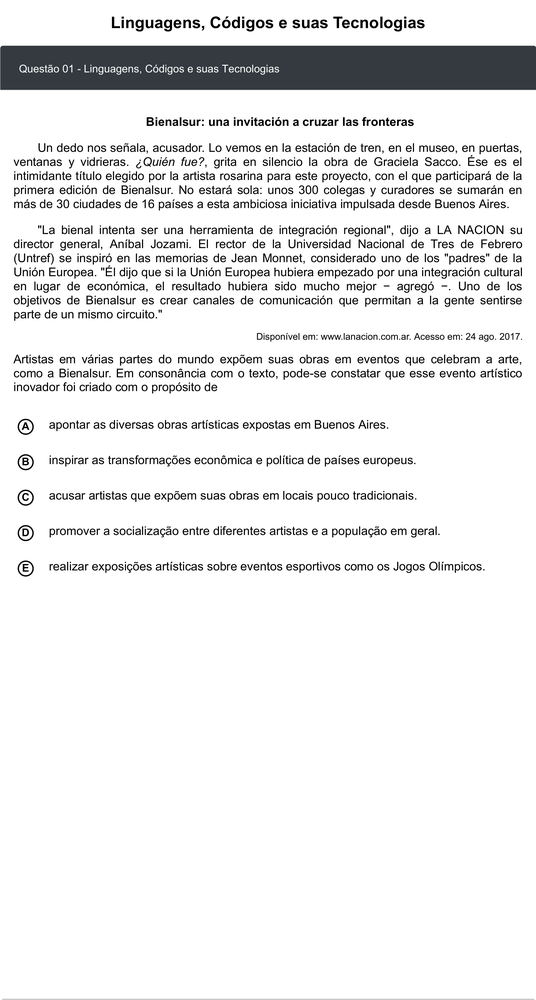
#> input picture 11Passo-RecortarQualquerExcessoInferior/questoes/questao-1-espanhol.png, 536 x 1000 px, shrunk from 1753 x 3273 before the run; its folder holds 4 pictures in this run
$ python recorta-excessos.py
#> lines starting #> are read from the running program, lines starting #| are printed output that depends on the picture
"""
Propósito: recortar excessos inferiores que possam ter ficado nas imagens, usando a cor preta como referência
Autor: Alexandre Nassar de Peder
Criação: 02/10/2025
Atualização: 03/06/2026

OBS: este código vai percorrer a imagem de baixo para cima, procurando pelo último pixel preto (RGB 0,0,0).
Quando encontrar, vai recortar 5 pixels acima desse ponto, eliminando tudo que está abaixo.
"""

from PIL import Image
import os
import shutil

def encontrar_ultimo_pixel_preto(imagem, cor_alvo, tolerancia=10):
    """
    Percorre a imagem de baixo para cima procurando pelo último pixel da cor preta
    Retorna a posição Y onde deve ser feito o corte (5 pixels acima do último pixel preto)
    """
    largura, altura = imagem.size
    pixels = imagem.load()

    ultimo_y_preto = -1

    # Percorre a imagem de baixo para cima (começa do fundo)
    for y in range(altura - 1, -1, -1):
        # Verifica todos os pixels nesta linha horizontal
        for x in range(largura):
            pixel = pixels[x, y]

            # Extrai os valores RGB (ignorando o canal alpha se existir)
            if len(pixel) == 4:  # RGBA
                r, g, b, a = pixel
            else:  # RGB
                r, g, b = pixel[:3]

            # Verifica se o pixel está próximo da cor preta (dentro da tolerância)
            if (abs(r - cor_alvo[0]) <= tolerancia and
                abs(g - cor_alvo[1]) <= tolerancia and
                abs(b - cor_alvo[2]) <= tolerancia):
                ultimo_y_preto = y
                print(f"Último pixel preto encontrado na linha y={y}, posição x={x}")
                # Como queremos o último pixel preto (mais próximo do fundo),
                # continuamos procurando nas linhas acima
                break  # Sai do loop for x, mas continua com o próximo y

        # Se encontrou um pixel preto, já podemos sair do loop y
        # porque estamos percorrendo de baixo para cima
        if ultimo_y_preto != -1:
            break

    if ultimo_y_preto != -1:
        # Recorta 5 pixels acima do último pixel preto
        posicao_corte = ultimo_y_preto - 5
        if posicao_corte < 0:
            posicao_corte = 0
        print(f"Posição de corte: y={posicao_corte} (último preto em y={ultimo_y_preto} - 5 pixels)")
        return posicao_corte
    else:
        print("Nenhum pixel preto encontrado na imagem")
        return None

def processar_imagens(pasta_origem, pasta_destino):
    """
    Processa todas as imagens da pasta origem, recortando as que têm pixels pretos
    e copiando todas para a pasta destino
    """
#> called with pasta_origem = './questoes', pasta_destino = 'finalizadas'
    # Cria a pasta de destino se não existir
    os.makedirs(pasta_destino, exist_ok=True)

    # Lista todos os arquivos da pasta origem
    arquivos = [f for f in os.listdir(pasta_origem)
                if f.lower().endswith(('.png', '.jpg', '.jpeg', '.bmp', '.tiff'))]

    print(f"Encontrados {len(arquivos)} arquivos para processar")

    # Contadores para estatísticas
    imagens_com_corte = 0
    imagens_sem_corte = 0

    for arquivo in arquivos:
        caminho_origem = os.path.join(pasta_origem, arquivo)
        caminho_destino = os.path.join(pasta_destino, arquivo)

        try:
            # Abre a imagem
            with Image.open(caminho_origem) as imagem:
#> imagem is the input picture: PIL image 536x1000 RGB; mean R, G, B 234.2, 234.4, 234.7
                print(f"\nProcessando: {arquivo} ({imagem.width}x{imagem.height})")
#| Processando: questao-1-espanhol.png (536x1000)

                # Procura pelo último pixel preto
                posicao_corte = encontrar_ultimo_pixel_preto(imagem, (0, 0, 0))
#> posicao_corte = 570

                if posicao_corte is not None and posicao_corte > 0 and posicao_corte < imagem.height:
                    # Se encontrou pixel preto, recorta a imagem
                    area_corte = (0, 0, imagem.width, posicao_corte)
#> area_corte = (0, 0, 536, 570)
                    imagem_recortada = imagem.crop(area_corte)
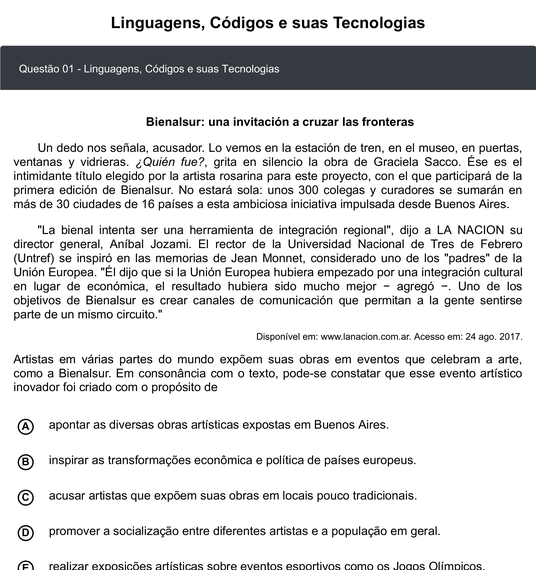
#> imagem_recortada: PIL image 536x570 RGB; mean R, G, B 218.7, 219.2, 219.6
                    imagem_recortada.save(caminho_destino)
                    print(f"✓ Imagem recortada: {imagem_recortada.width}x{imagem_recortada.height}")
#| ✓ Imagem recortada: 536x570
                    imagens_com_corte += 1
                else:
                    # Se não encontrou pixel preto, copia a imagem original
                    shutil.copy2(caminho_origem, caminho_destino)
                    print(f"✓ Imagem mantida original (sem pixels pretos detectados)")
                    imagens_sem_corte += 1

        except Exception as e:
            print(f"✗ Erro ao processar {arquivo}: {e}")
            # Tenta copiar o arquivo mesmo com erro
            try:
                shutil.copy2(caminho_origem, caminho_destino)
                print(f"✓ Arquivo copiado mesmo com erro")
                imagens_sem_corte += 1
            except:
                print(f"✗ Não foi possível copiar o arquivo")
#> pass 2 of the loop in processar_imagens, `for arquivo in arquivos:`:
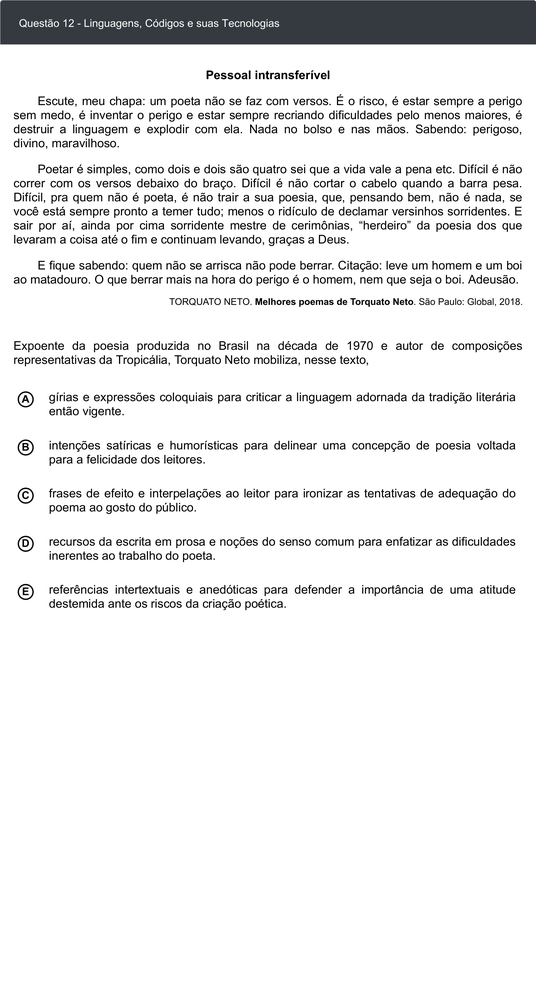
#> input picture 11Passo-RecortarQualquerExcessoInferior/questoes/questao-12.png, 536 x 1000 px, shrunk from 1753 x 3273 before the run
#> in processar_imagens, imagem is the input picture: PIL image 536x1000 RGB; mean R, G, B 234.2, 234.4, 234.7
#| Processando: questao-12.png (536x1000)
#> posicao_corte = 602
#> area_corte = (0, 0, 536, 602)
#> in processar_imagens, `imagem_recortada = imagem.crop(area_corte)`:
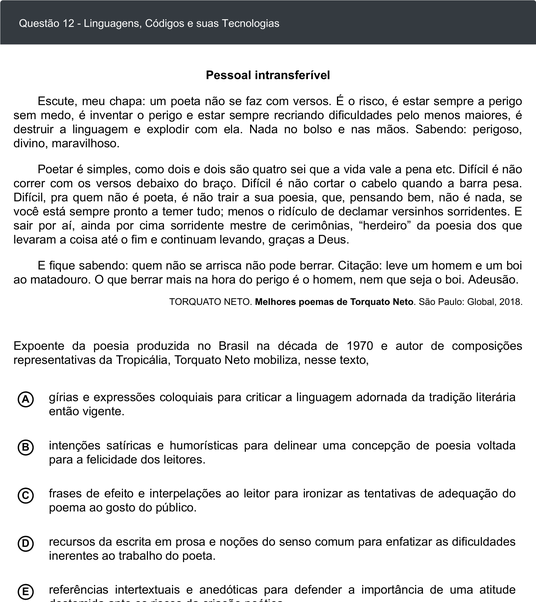
#> imagem_recortada: PIL image 536x602 RGB; mean R, G, B 220.8, 221.3, 221.7
#| ✓ Imagem recortada: 536x602
#> pass 3 of the loop in processar_imagens, `for arquivo in arquivos:`:
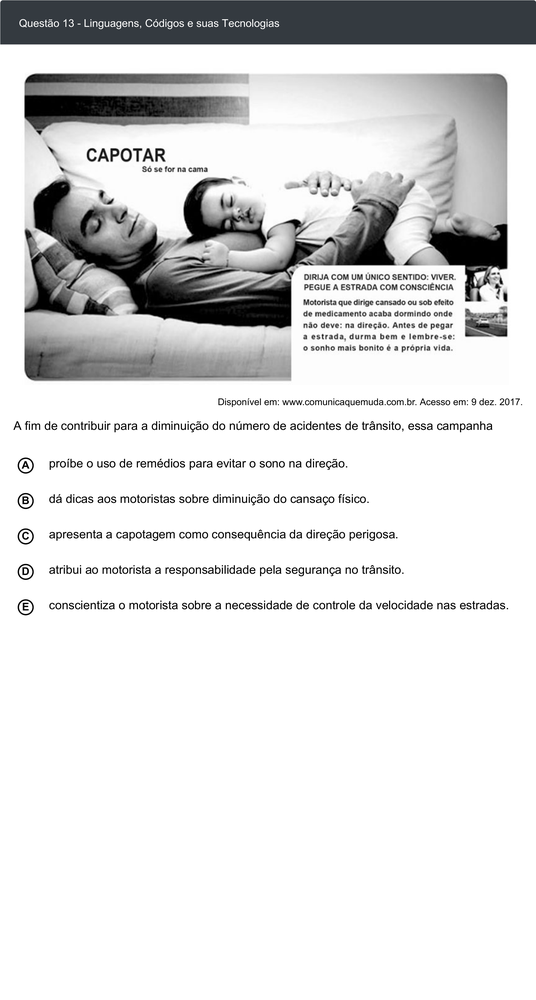
#> input picture 11Passo-RecortarQualquerExcessoInferior/questoes/questao-13.png, 536 x 1000 px, shrunk from 1753 x 3273 before the run
#> in processar_imagens, imagem is the input picture: PIL image 536x1000 RGB; mean R, G, B 220.1, 220.3, 220.6
#| Processando: questao-13.png (536x1000)
#> posicao_corte = 609
#> area_corte = (0, 0, 536, 609)
#> in processar_imagens, `imagem_recortada = imagem.crop(area_corte)`:
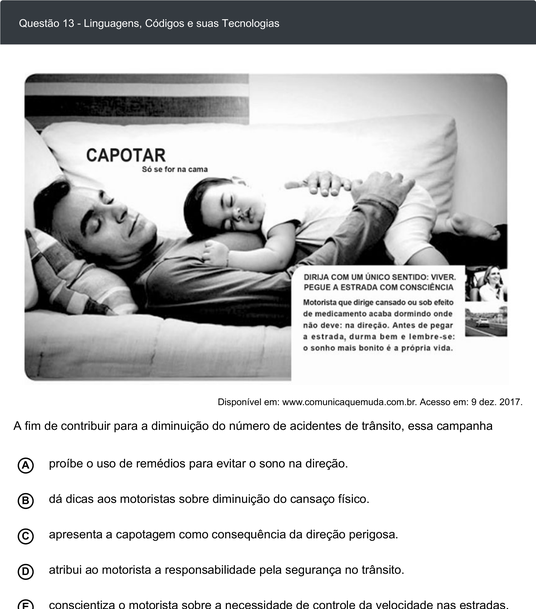
#> imagem_recortada: PIL image 536x609 RGB; mean R, G, B 197.7, 198.1, 198.6
#| ✓ Imagem recortada: 536x609
#> the loop made 4 passes; the first 3 are shown

    # Resumo final
    print("\n" + "="*50)
    print(f"RESUMO DO PROCESSAMENTO:")
    print(f"Total de imagens processadas: {len(arquivos)}")
    print(f"Imagens com corte: {imagens_com_corte}")
    print(f"Imagens sem corte: {imagens_sem_corte}")

# Função principal
if __name__ == "__main__":
    # Configurações
    pasta_origem = "./questoes"
    pasta_destino = "finalizadas"

    print("Iniciando processamento de imagens...")
    print("Analisando de baixo para cima em busca de pixels pretos...")
    print(f"Pasta origem: {pasta_origem}")
    print(f"Pasta destino: {pasta_destino}")
    print("Cor alvo: PRETO (RGB 0,0,0)")
    print("Tolerância: 10 (para capturar variações de preto)")
    print("Corte: 5 pixels acima do último pixel preto")

    # Verifica se a pasta origem existe
    if not os.path.exists(pasta_origem):
        print(f"Erro: A pasta '{pasta_origem}' não existe!")
        print("Certifique-se de que a pasta 'questoes' do passo 10 foi copiada para este diretório.")
        exit(1)

    # Executa o processamento
    processar_imagens(pasta_origem, pasta_destino)

    print("\n" + "="*50)
    print("Processamento concluído!")
    print(f"Todas as imagens foram salvas em: {pasta_destino}")
    print("\n" + "="*50)
    print("IMPORTANTE: Verifique visualmente as imagens para confirmar se os cortes foram feitos corretamente.")
    print("Se algum corte estiver incorreto, ajuste a posição de corte e execute novamente.")
